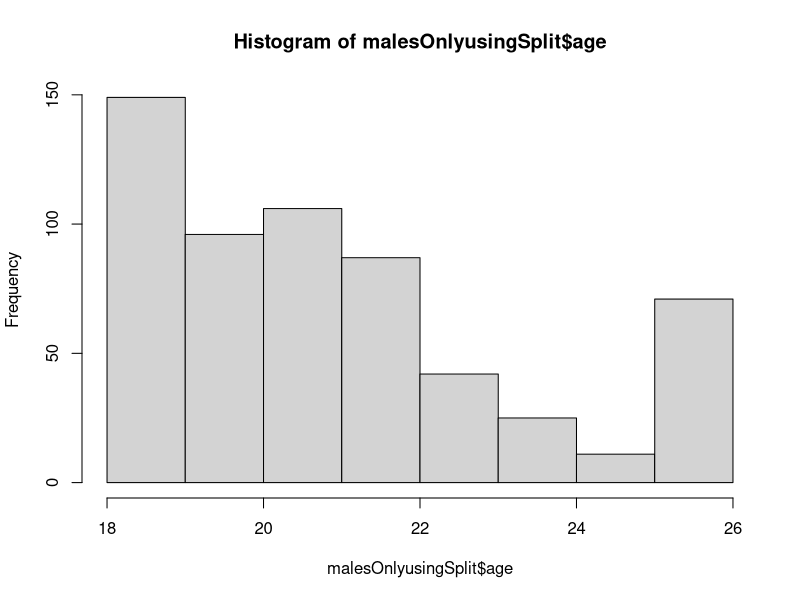
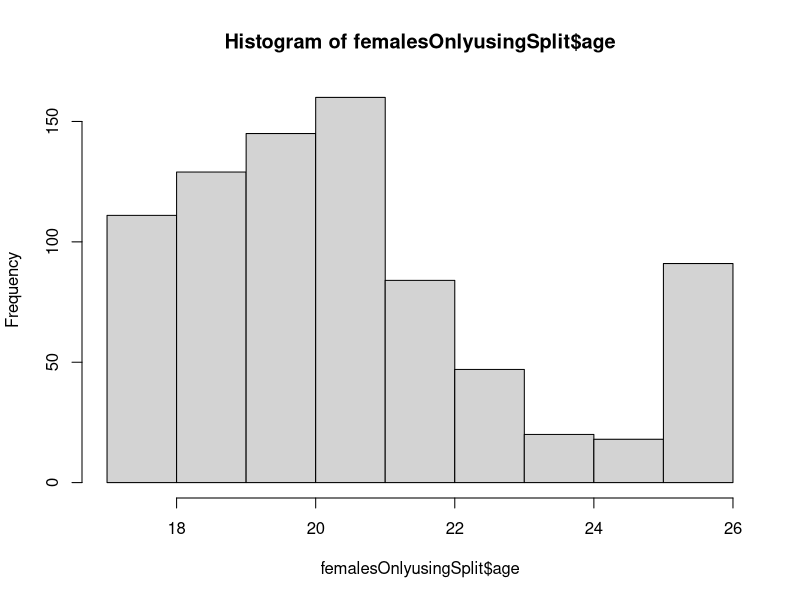
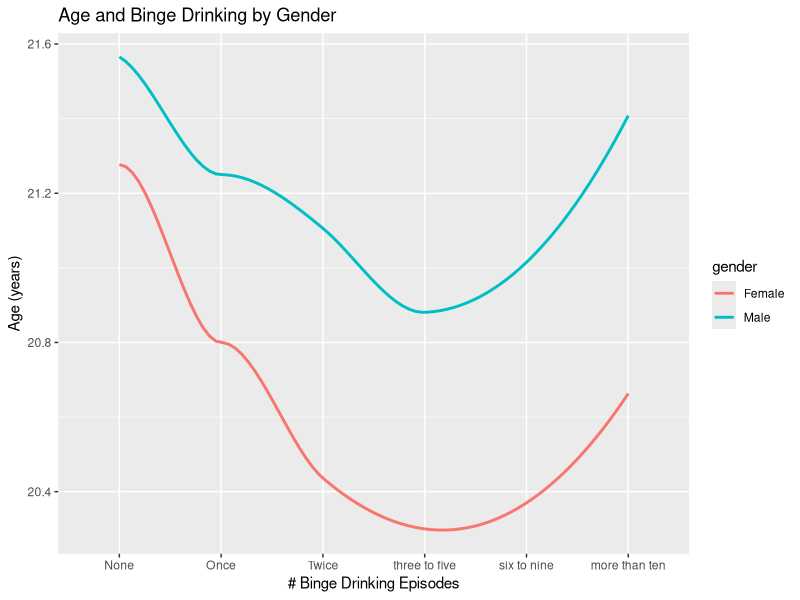

Generate these figures, in order, with R:
# title: "BST 611 SAS Lab for  Regression "
# author: "BST 611"

#SOURCES:
#NAs in the index column discusssion: https://stackoverflow.com/questions/14261619/subsetting-r-data-frame-results-in-mysterious-na-rows
#Using split to subset: https://stackoverflow.com/a/19327079/3500818
#NA counting: https://stackoverflow.com/a/24027625/3500818
#Remove any row containing an NA: http://uc-r.github.io/missing_values
#Using isNA: https://stackoverflow.com/questions/48658832/how-to-remove-row-if-it-has-a-na-value-in-one-certain-column
#NAs, subsetting, and the other values in the rows becomgin NAs:https://www.r-bloggers.com/subsetting-in-the-presence-of-nas/
#General discussion on subsetting: http://adv-r.had.co.nz/Subsetting.html


# read your file
lab=read.csv("Binge_Drinking.csv")

# change "1/2" to "Male/Female"
lab$gender = gsub(1, "Male",lab$gender)
lab$gender = gsub(2, "Female",lab$gender)


#
###########################################################
#Six rows in our bingedrinking dataset have a NA for gender
#Sort by gender and then look at the last few rows (the tail) to see
#the NA values in the gender column:
###########################################################
#

print(tail(lab[order(lab$gender),], n=10))

#and six rows have a NA age value:
print(tail(lab[order(lab$age),], n=10))

#the subset operation will take the MALE rows
#and the NA rows when you ask for MALES only
#for some reason
male <- lab[lab$gender=="Male", ]
print(tail(male[order(male$gender),], n=10))

#and the same goes for FEMALE:

female <- lab[lab$gender=="Female", ]
print(tail(female[order(female$gender),], n=10))

#And note that in the rows at the bottom of both sets that
#we just printed, ALL the values in the row have suddenly
#become NAs.  Just weird!

#And since both subsets "claim" the NA rows, the total number of rows in 
#the two subsets exceeds the number of rows in the original data set:

#gets you the total number of rows, which is 1400
#
print(nrow(lab))  

#gets you the number of female rows:
print(nrow(female)) 

#gets you the number of male rows:
print(nrow(male))

#Number of rows in both is 6 rows too large
print(nrow(male) + nrow(female))


# So, to subset a dataset and get ONLY the rows with gender= male 
# and to truly omit the NAs, 
# add an extra condition: !is.na(lab$gender)
# which means 'and the gender value in the row is NOT NA'

#Sorting after that you can see the NA rows are gone from the tail
#
male_with_NA_excluded <- lab[lab$gender=="Male" & !is.na(lab$gender), ]
print(tail(male_with_NA_excluded[order(male_with_NA_excluded$gender),], n=10))
#

female_with_NA_excluded <- lab[lab$gender=="Female" & !is.na(lab$gender),]
print(tail(female_with_NA_excluded[order(female_with_NA_excluded$gender),], n=10))


#you can use this set of commands to count the NAs in a column:

sum(is.na(male$gender))
sum(is.na(female$gender))

sum(is.na(male_with_NA_excluded$gender))
sum(is.na(female_with_NA_excluded$gender))


#And you can remove entire rows that have any NAs in them with this:
labs_with_no_NA_anywhere <- na.omit(lab)
sum(is.na(labs_with_no_NA_anywhere$gender))


#comparing the frequency distributions on age of all these approaches:

##########
## using a traditional subset
##########
#
summary(male$age)
summary(female$age)

##########
## using the extra explicit NA exclusions
##########
#
summary(male_with_NA_excluded$age)
summary(female_with_NA_excluded$age)



#
##################################################
#SPLIT can also be used to carve up the set by gender:
# Source for using split: https://stackoverflow.com/a/19327079/3500818
#and it automatically ignores the NAs without extra effort

mylist <- split(lab,  lab$gender)

malesOnlyusingSplit <- mylist$Male
femalesOnlyusingSplit <- mylist$Female


summary(male$age)
summary(male_with_NA_excluded$age)
summary(malesOnlyusingSplit$age)


summary(female$age)
summary(female_with_NA_excluded$age)
summary(femalesOnlyusingSplit$age)




#######################################
#######################################
#######################################
#######################################
#######################################
#######################################

library(ggplot2)


summary(malesOnlyusingSplit$age)
hist(malesOnlyusingSplit$age)


summary(femalesOnlyusingSplit$age)
hist(femalesOnlyusingSplit$age)


#sources for using CUT: 
#   https://www.r-bloggers.com/from-continuous-to-categorical/
#   https://www.r-bloggers.com/r-function-of-the-day-cut-2/
#   https://youtu.be/EWs1Ordh8nI
#intervals will be closed on the RIGHT and open on the LEFT by default
#to switch the default closed interval to be the left one, add parameter “right=FALSE”
#to the cut invocation.

lab$agecategories<-cut(lab$age, breaks=c(0,20,26,200), labels=c("Less than 20 Years Old", "20 to 25 Years Old", "Over 25 Years Old"), right=FALSE) 

summary(lab$agecategories)



############## PLOTTING ################3

# Figure
lab$drinks5 = gsub(1, "None",lab$drinks5)
lab$drinks5 = gsub(2, "Once",lab$drinks5)
lab$drinks5 = gsub(3, "Twice",lab$drinks5)
lab$drinks5 = gsub(4, "three to five",lab$drinks5)
lab$drinks5 = gsub(5, "six to nine",lab$drinks5)
lab$drinks5 = gsub(6, "more than ten",lab$drinks5)

# give x label a order, otherwise it will show in alphabet
x.order=c("None","Once", "Twice","three to five","six to nine","more than ten")
lab$drinks5 = factor(lab$drinks5, levels=unique(x.order))

figure=cbind(lab[,c(1,2,6)])
figure.delete=na.omit(figure)

plot(ggplot(figure.delete, aes(x=drinks5,y=age,color=gender,group=gender)) + 
       geom_smooth(method="loess",se=F) +
       labs(x="# Binge Drinking Episodes",y="Age (years)",title="Age and Binge Drinking by Gender"))
